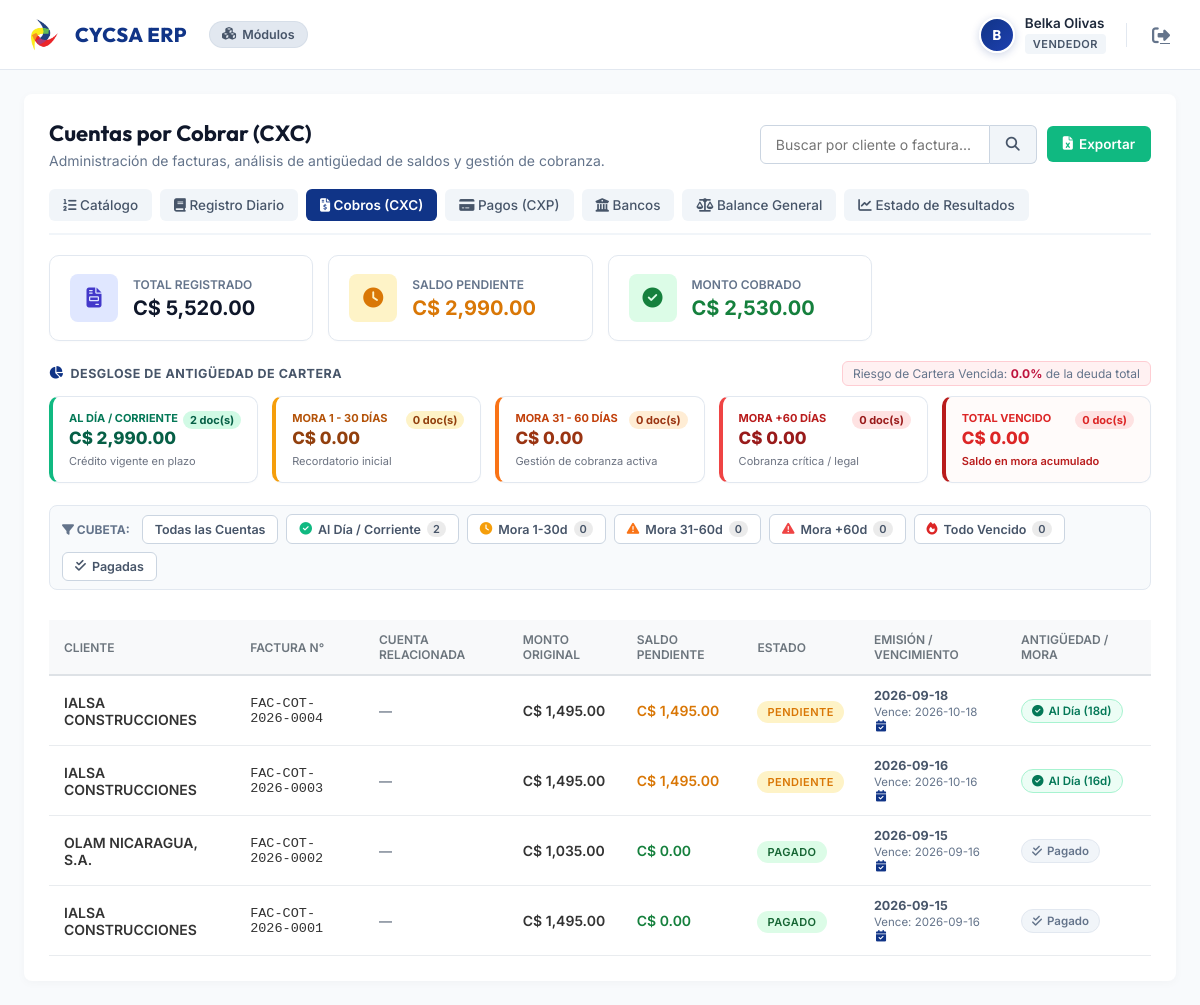
/publico/contabilidad/cxc (signed in), run on an earlier commit of the app's database.
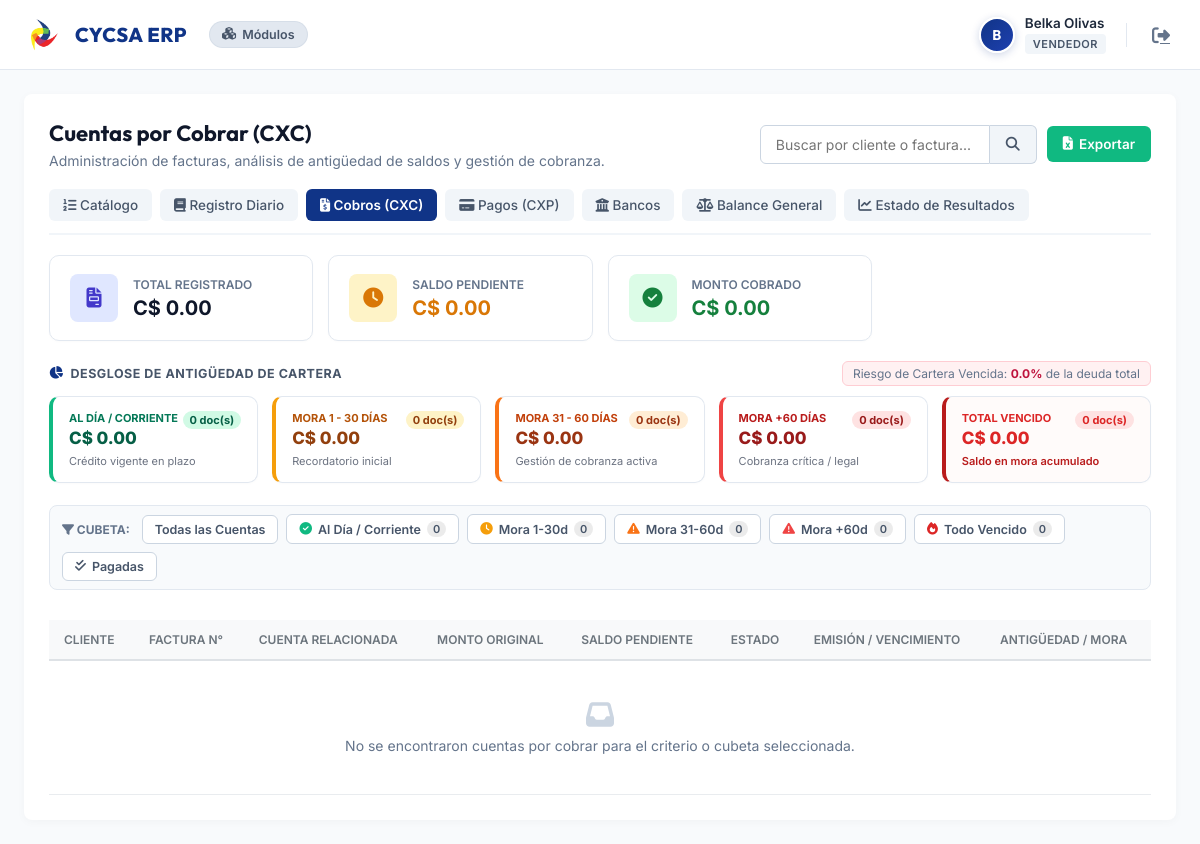
And on a later commit of the database.
### tables this page shows
CREATE TABLE `clientes` (
  `id` int(11) NOT NULL AUTO_INCREMENT,
  `tipo_cliente` varchar(50) DEFAULT NULL,
  `codigo_cliente` varchar(50) DEFAULT NULL,
  `nombre_razon_social` varchar(150) NOT NULL,
  `identificacion` varchar(50) DEFAULT NULL COMMENT 'RUC o Cédula',
  `email` varchar(100) DEFAULT NULL,
  `telefono` varchar(20) DEFAULT NULL,
  `direccion` text DEFAULT NULL,
  `activo` tinyint(1) DEFAULT 1,
  `nombre_cliente` varchar(150) DEFAULT NULL,
  `primer_apellido` varchar(100) DEFAULT NULL,
  `segundo_apellido` varchar(100) DEFAULT NULL,
  `sucursal_sede` varchar(100) DEFAULT NULL,
  `clasificacion` varchar(100) DEFAULT NULL,
  `sub_clasificacion` varchar(100) DEFAULT NULL,
  `vendedor` varchar(100) DEFAULT NULL,
  `numero_cedula` varchar(50) DEFAULT NULL,
  `numero_ruc` varchar(50) DEFAULT NULL,
  `contacto` varchar(150) DEFAULT NULL,
  `notas` text DEFAULT NULL,
  `fax` varchar(50) DEFAULT NULL,
  `cuenta_cxc` varchar(100) DEFAULT NULL,
  `cuenta_cxp` varchar(100) DEFAULT NULL,
  `exonerado_impuestos` tinyint(1) DEFAULT 0,
  `cuenta_ingresos_exonerados` varchar(100) DEFAULT NULL,
  `exportacion` tinyint(1) DEFAULT 0,
  `tipo_moneda` tinyint(1) DEFAULT 1,
  `activar_prorroga_credito` tinyint(1) DEFAULT 0,
  `limite_credito` decimal(15,2) DEFAULT 0.00,
  `dias_credito` int(11) DEFAULT 0,
  `facturas_vencidas_permitidas` int(11) DEFAULT 0,
  `descuento_automatico` tinyint(1) DEFAULT 0,
  `porcentaje_descuento` decimal(5,2) DEFAULT 0.00,
  `predeterminado_pos` tinyint(1) DEFAULT 0,
  `facturacion_correo` tinyint(1) DEFAULT 0,
  `contacto_nombre` varchar(100) DEFAULT NULL,
  `contacto_apellido` varchar(100) DEFAULT NULL,
  `contacto_cargo` varchar(100) DEFAULT NULL,
  `contacto_correo` varchar(100) DEFAULT NULL,
  `fecha_registro` timestamp NOT NULL DEFAULT current_timestamp(),
  PRIMARY KEY (`id`)
);

CREATE TABLE `cuentas_por_cobrar` (
  `id` int(11) NOT NULL AUTO_INCREMENT,
  `id_cliente` int(11) DEFAULT NULL,
  `id_cuenta_contable` int(11) DEFAULT NULL,
  `factura_numero` varchar(100) NOT NULL,
  `monto` decimal(14,2) NOT NULL,
  `saldo` decimal(14,2) NOT NULL,
  `estado` enum('Pendiente','Parcial','Pagado','Vencido') NOT NULL DEFAULT 'Pendiente',
  `fecha_emision` date NOT NULL,
  `fecha_vencimiento` date DEFAULT NULL,
  `notas` text DEFAULT NULL,
  `fecha_registro` timestamp NOT NULL DEFAULT current_timestamp(),
  PRIMARY KEY (`id`),
  KEY `fk_cxc_cliente` (`id_cliente`),
  KEY `fk_cxc_cuenta_contable` (`id_cuenta_contable`),
  CONSTRAINT `fk_cxc_cliente` FOREIGN KEY (`id_cliente`) REFERENCES `clientes` (`id`) ON DELETE SET NULL ON UPDATE CASCADE,
  CONSTRAINT `fk_cxc_cuenta_contable` FOREIGN KEY (`id_cuenta_contable`) REFERENCES `cuentas_contables` (`id`) ON DELETE SET NULL ON UPDATE CASCADE
);

### app/Modulos/Contabilidad/Vistas/cxc.php (the view, shortened to what the rows shown need)
<?php
$filtroAntiguedad = $filtroAntiguedad ?? 'todas';
?>
<div style="background: white; padding: 25px; border-radius: 8px; box-shadow: 0 2px 10px rgba(0,0,0,0.03);">
    <div class="header-flex" style="margin-bottom: 20px;">
        <div>
            <h2 style="margin: 0; color: #0f172a; font-family: 'Outfit', sans-serif; font-size: 22px; font-weight: 700;">Cuentas por Cobrar (CXC)</h2>
        </div>
    </div>
    <div style="margin-bottom: 22px;">
        <div class="aging-grid">
            <div class="aging-card corriente">
                <div style="display: flex; justify-content: space-between; align-items: flex-start;">
                    <div>
                        <div style="font-size: 11px; font-weight: 700; text-transform: uppercase; color: #047857;">Al Día / Corriente</div>
                        <div style="font-size: 17px; font-weight: 800; color: #065f46; margin-top: 3px;">C$ <?= number_format($resumenAntiguedad['total_corriente'] ?? 0, 2, '.', ',') ?></div>
                    </div>
                    <span style="background: #d1fae5; color: #065f46; font-size: 11px; font-weight: 700; padding: 2px 7px; border-radius: 12px;">
                        <?= (int)($resumenAntiguedad['cant_corriente'] ?? 0) ?> doc(s)
                    </span>
                </div>
            </div>
        </div>
    </div>
    <div class="aging-filter-bar">
        <a href="?q=<?= urlencode($busqueda ?? '') ?>&antiguedad=corriente" class="aging-filter-chip <?= ($filtroAntiguedad === 'corriente') ? 'active' : '' ?>">
            <i class="fa-solid fa-circle-check" style="color: #10b981;"></i> Al Día / Corriente
            <span class="chip-count"><?= (int)($resumenAntiguedad['cant_corriente'] ?? 0) ?></span>
        </a>
    </div>
    <div style="overflow-x: auto;">
        <table class="tabla-cycsa">
            <thead>
                <tr>
                    <th>Cliente</th>
                    <th>Factura N°</th>
                    <th>Cuenta Relacionada</th>
                    <th>Monto Original</th>
                    <th>Saldo Pendiente</th>
                    <th>Estado</th>
                    <th>Emisión / Vencimiento</th>
                    <th>Antigüedad / Mora</th>
                </tr>
            </thead>
            <tbody>
                <?php foreach ($cxcList as $cxc):
                    $estClass = 'badge-pendiente';
                    if ($cxc['estado'] === 'Parcial') $estClass = 'badge-parcial';
                    elseif ($cxc['estado'] === 'Pagado') $estClass = 'badge-pagado';
                    elseif ($cxc['estado'] === 'Vencido') $estClass = 'badge-vencido';
                ?>
                <tr>
                    <td style="font-weight: 600;"><?= htmlspecialchars($cxc['cliente_nombre'] ?? 'Cliente Desconocido', ENT_QUOTES, 'UTF-8') ?></td>
                    <td style="font-family: monospace; font-size: 13.5px;"><?= htmlspecialchars($cxc['factura_numero'], ENT_QUOTES, 'UTF-8') ?></td>
                    <td style="font-size: 13px; color: #475569;">
                        <?= $cxc['cuenta_codigo'] ? htmlspecialchars($cxc['cuenta_codigo'] . ' - ' . $cxc['cuenta_nombre'], ENT_QUOTES, 'UTF-8') : '—' ?>
                    </td>
                    <td style="font-weight: 600;">C$ <?= number_format($cxc['monto'], 2, '.', ',') ?></td>
                    <td style="font-weight: 600; color: <?= $cxc['saldo'] > 0 ? '#d97706' : '#15803d' ?>;">
                        C$ <?= number_format($cxc['saldo'], 2, '.', ',') ?>
                    </td>
                    <td>
                        <span class="badge-estado <?= $estClass ?>"><?= htmlspecialchars($cxc['estado'], ENT_QUOTES, 'UTF-8') ?></span>
                    </td>
                    <td style="font-size: 12.5px; color: #475569;">
                        <div><strong><?= htmlspecialchars($cxc['fecha_emision'], ENT_QUOTES, 'UTF-8') ?></strong></div>
                        <div style="color: #64748b; font-size: 11.5px; margin-top: 2px;">
                            Vence: <?= htmlspecialchars($cxc['fecha_vencimiento_calculada'] ?? ($cxc['fecha_vencimiento'] ?? '—'), ENT_QUOTES, 'UTF-8') ?>
                            <?php if (!empty($cxc['tiene_vencimiento_explicito'])): ?>
                                <span title="Fecha de vencimiento establecida contractualmente" style="color: var(--cycsa-azul); margin-left: 2px;"><i class="fa-solid fa-calendar-check"></i></span>
                            <?php else: ?>
                                <span title="Plazo estimado comercial a 30 días" style="color: #94a3b8; margin-left: 2px;"><i class="fa-regular fa-calendar"></i></span>
                            <?php endif; ?>
                        </div>
                    </td>
                    <td>
                        <span class="badge-ant <?= htmlspecialchars($cxc['antiguedad_badge_class'] ?? 'badge-ant-corriente', ENT_QUOTES, 'UTF-8') ?>">
                            <i class="<?= htmlspecialchars($cxc['antiguedad_icono'] ?? 'fa-solid fa-circle-check', ENT_QUOTES, 'UTF-8') ?>"></i>
                            <?= htmlspecialchars($cxc['antiguedad_label'] ?? 'Al Día', ENT_QUOTES, 'UTF-8') ?>
                        </span>
                    </td>
                </tr>
                <?php endforeach; ?>
            </tbody>
        </table>
    </div>
</div>

What changed in the data, as far as the page shows it:
no longer on this page (row edited): clientes: tipo_moneda "2"
removed cuentas_por_cobrar: id_cliente.nombre_razon_social "IALSA CONSTRUCCIONES", factura_numero "FAC-COT-2026-0004", monto "1,495.00", saldo "1,495.00", estado "PENDIENTE", fecha_emision "2026-09-18", fecha_vencimiento "2026-10-18", antiguedad_label "Al Día (18d)"
removed cuentas_por_cobrar: id_cliente.nombre_razon_social "IALSA CONSTRUCCIONES", factura_numero "FAC-COT-2026-0003", monto "1,495.00", saldo "1,495.00", estado "PENDIENTE", fecha_emision "2026-09-16", fecha_vencimiento "2026-10-16", antiguedad_label "Al Día (16d)"
removed cuentas_por_cobrar: id_cliente.nombre_razon_social "OLAM NICARAGUA, S.A.", factura_numero "FAC-COT-2026-0002", monto "1,035.00", saldo "0.00", estado "PAGADO", fecha_emision "2026-09-15", fecha_vencimiento "2026-09-16", estado "Pagado"
removed cuentas_por_cobrar: id_cliente.nombre_razon_social "IALSA CONSTRUCCIONES", factura_numero "FAC-COT-2026-0001", monto "1,495.00", saldo "0.00", estado "PAGADO", fecha_emision "2026-09-15", fecha_vencimiento "2026-09-16", estado "Pagado"
Also different on the page:
$totalRegistrado: "5,520.00" → "0.00"
$totalPendiente: "2,990.00" → "0.00"
$totalCobrado: "2,530.00" → "0.00"
$resumenAntiguedad['total_corriente']: "2,990.00" → "0.00"
$resumenAntiguedad['cant_corriente']: (not shown) → "0"
text now shown: "No se encontraron cuentas por cobrar para el criterio o cubeta seleccionada."
